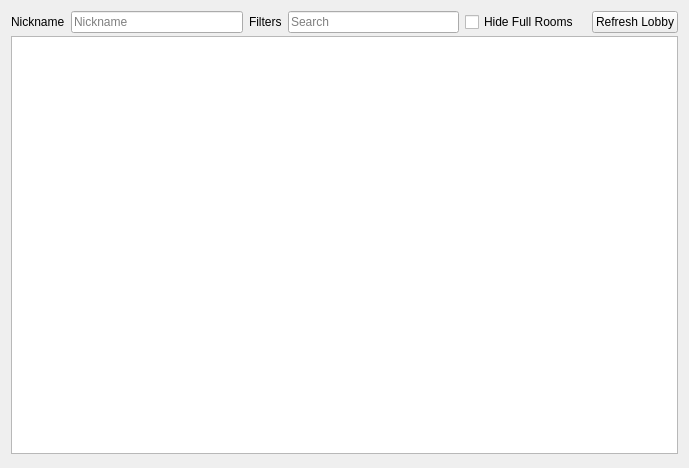
<?xml version="1.0" encoding="UTF-8"?>
<ui version="4.0">
 <class>Lobby</class>
 <widget class="QWidget" name="Lobby">
  <property name="geometry">
   <rect>
    <x>0</x>
    <y>0</y>
    <width>689</width>
    <height>468</height>
   </rect>
  </property>
  <property name="windowTitle">
   <string>Public Room Browser</string>
  </property>
  <layout class="QVBoxLayout" name="verticalLayout">
   <item>
    <layout class="QVBoxLayout" name="verticalLayout_2">
     <property name="spacing">
      <number>3</number>
     </property>
     <item>
      <layout class="QHBoxLayout" name="horizontalLayout_3">
       <property name="spacing">
        <number>6</number>
       </property>
       <item>
        <layout class="QHBoxLayout" name="horizontalLayout_5">
         <item>
          <widget class="QLabel" name="label">
           <property name="text">
            <string>Nickname</string>
           </property>
          </widget>
         </item>
         <item>
          <widget class="QLineEdit" name="nickname">
           <property name="placeholderText">
            <string>Nickname</string>
           </property>
          </widget>
         </item>
         <item>
          <widget class="QLabel" name="label_2">
           <property name="text">
            <string>Filters</string>
           </property>
          </widget>
         </item>
         <item>
          <widget class="QLineEdit" name="search">
           <property name="placeholderText">
            <string>Search</string>
           </property>
           <property name="clearButtonEnabled">
            <bool>true</bool>
           </property>
          </widget>
         </item>
         <item>
          <widget class="QCheckBox" name="hide_full">
           <property name="text">
            <string>Hide Full Rooms</string>
           </property>
          </widget>
         </item>
         <item>
          <spacer name="horizontalSpacer">
           <property name="orientation">
            <enum>Qt::Horizontal</enum>
           </property>
          </spacer>
         </item>
         <item>
          <widget class="QPushButton" name="refresh_list">
           <property name="text">
            <string>Refresh Lobby</string>
           </property>
          </widget>
         </item>
        </layout>
       </item>
      </layout>
     </item>
     <item>
      <widget class="QTreeView" name="room_list"/>
     </item>
     <item>
      <widget class="QWidget" name="widget" native="true"/>
     </item>
    </layout>
   </item>
  </layout>
 </widget>
 <resources/>
 <connections/>
</ui>
